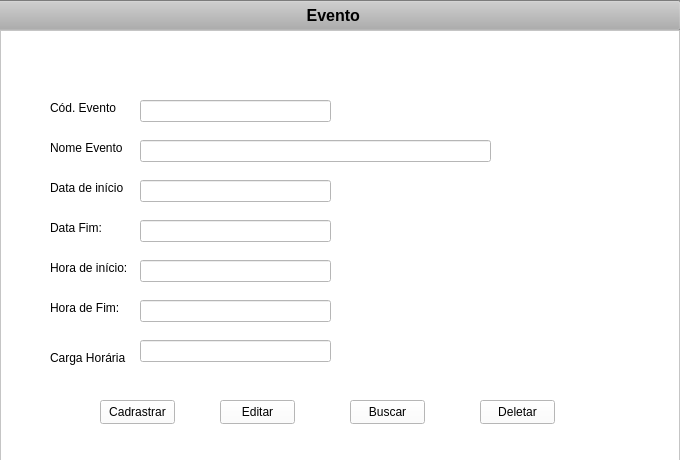
<?xml version="1.0" encoding="UTF-8"?>
<ui version="4.0">
 <class>Form</class>
 <widget class="QWidget" name="Form">
  <property name="geometry">
   <rect>
    <x>0</x>
    <y>0</y>
    <width>680</width>
    <height>460</height>
   </rect>
  </property>
  <property name="minimumSize">
   <size>
    <width>680</width>
    <height>460</height>
   </size>
  </property>
  <property name="maximumSize">
   <size>
    <width>680</width>
    <height>460</height>
   </size>
  </property>
  <property name="windowTitle">
   <string>Form</string>
  </property>
  <widget class="QFrame" name="frame_corpo">
   <property name="geometry">
    <rect>
     <x>0</x>
     <y>30</y>
     <width>680</width>
     <height>460</height>
    </rect>
   </property>
   <property name="minimumSize">
    <size>
     <width>680</width>
     <height>460</height>
    </size>
   </property>
   <property name="maximumSize">
    <size>
     <width>680</width>
     <height>460</height>
    </size>
   </property>
   <property name="styleSheet">
    <string notr="true">background-color: rgb(255, 255, 255);</string>
   </property>
   <property name="frameShape">
    <enum>QFrame::StyledPanel</enum>
   </property>
   <property name="frameShadow">
    <enum>QFrame::Raised</enum>
   </property>
   <widget class="QLabel" name="label_cod_evento">
    <property name="geometry">
     <rect>
      <x>50</x>
      <y>70</y>
      <width>71</width>
      <height>16</height>
     </rect>
    </property>
    <property name="text">
     <string>Cód. Evento</string>
    </property>
   </widget>
   <widget class="QLabel" name="label_nome_evento">
    <property name="geometry">
     <rect>
      <x>50</x>
      <y>110</y>
      <width>91</width>
      <height>16</height>
     </rect>
    </property>
    <property name="text">
     <string>Nome Evento</string>
    </property>
   </widget>
   <widget class="QLabel" name="label_data_inicio">
    <property name="geometry">
     <rect>
      <x>50</x>
      <y>150</y>
      <width>91</width>
      <height>16</height>
     </rect>
    </property>
    <property name="text">
     <string>Data de início</string>
    </property>
   </widget>
   <widget class="QLabel" name="label_data_fim">
    <property name="geometry">
     <rect>
      <x>50</x>
      <y>190</y>
      <width>51</width>
      <height>16</height>
     </rect>
    </property>
    <property name="text">
     <string>Data Fim:</string>
    </property>
   </widget>
   <widget class="QLabel" name="label_hora_inicio">
    <property name="geometry">
     <rect>
      <x>50</x>
      <y>230</y>
      <width>91</width>
      <height>16</height>
     </rect>
    </property>
    <property name="text">
     <string>Hora de início:</string>
    </property>
   </widget>
   <widget class="QLabel" name="label_hora_fim">
    <property name="geometry">
     <rect>
      <x>50</x>
      <y>270</y>
      <width>91</width>
      <height>16</height>
     </rect>
    </property>
    <property name="text">
     <string>Hora de Fim:</string>
    </property>
   </widget>
   <widget class="QLabel" name="label_carga_horaria">
    <property name="geometry">
     <rect>
      <x>50</x>
      <y>320</y>
      <width>81</width>
      <height>16</height>
     </rect>
    </property>
    <property name="text">
     <string>Carga Horária</string>
    </property>
   </widget>
   <widget class="QPushButton" name="bt_cadastrar">
    <property name="geometry">
     <rect>
      <x>100</x>
      <y>370</y>
      <width>75</width>
      <height>24</height>
     </rect>
    </property>
    <property name="text">
     <string>Cadrastrar</string>
    </property>
   </widget>
   <widget class="QPushButton" name="bt_editar">
    <property name="geometry">
     <rect>
      <x>220</x>
      <y>370</y>
      <width>75</width>
      <height>24</height>
     </rect>
    </property>
    <property name="text">
     <string>Editar</string>
    </property>
   </widget>
   <widget class="QPushButton" name="bt_buscar">
    <property name="geometry">
     <rect>
      <x>350</x>
      <y>370</y>
      <width>75</width>
      <height>24</height>
     </rect>
    </property>
    <property name="text">
     <string>Buscar</string>
    </property>
   </widget>
   <widget class="QPushButton" name="bt_deletar">
    <property name="geometry">
     <rect>
      <x>480</x>
      <y>370</y>
      <width>75</width>
      <height>24</height>
     </rect>
    </property>
    <property name="text">
     <string>Deletar</string>
    </property>
   </widget>
   <widget class="QLineEdit" name="lineEdit_cod_evento">
    <property name="geometry">
     <rect>
      <x>140</x>
      <y>70</y>
      <width>191</width>
      <height>22</height>
     </rect>
    </property>
   </widget>
   <widget class="QLineEdit" name="lineEdit_nome_evento">
    <property name="geometry">
     <rect>
      <x>140</x>
      <y>110</y>
      <width>351</width>
      <height>22</height>
     </rect>
    </property>
   </widget>
   <widget class="QLineEdit" name="lineEdit_data_inicio">
    <property name="geometry">
     <rect>
      <x>140</x>
      <y>150</y>
      <width>191</width>
      <height>22</height>
     </rect>
    </property>
   </widget>
   <widget class="QLineEdit" name="lineEdit_data_fim">
    <property name="geometry">
     <rect>
      <x>140</x>
      <y>190</y>
      <width>191</width>
      <height>22</height>
     </rect>
    </property>
   </widget>
   <widget class="QLineEdit" name="lineEdit_hora_inicio">
    <property name="geometry">
     <rect>
      <x>140</x>
      <y>230</y>
      <width>191</width>
      <height>22</height>
     </rect>
    </property>
   </widget>
   <widget class="QLineEdit" name="lineEdit_hora_fim">
    <property name="geometry">
     <rect>
      <x>140</x>
      <y>270</y>
      <width>191</width>
      <height>22</height>
     </rect>
    </property>
   </widget>
   <widget class="QLineEdit" name="lineEdit_carga_horaria">
    <property name="geometry">
     <rect>
      <x>140</x>
      <y>310</y>
      <width>191</width>
      <height>22</height>
     </rect>
    </property>
   </widget>
  </widget>
  <widget class="QFrame" name="frame_cabeca">
   <property name="geometry">
    <rect>
     <x>0</x>
     <y>0</y>
     <width>680</width>
     <height>30</height>
    </rect>
   </property>
   <property name="minimumSize">
    <size>
     <width>680</width>
     <height>30</height>
    </size>
   </property>
   <property name="styleSheet">
    <string notr="true">background-color: rgb(173, 173, 173);</string>
   </property>
   <property name="frameShape">
    <enum>QFrame::StyledPanel</enum>
   </property>
   <property name="frameShadow">
    <enum>QFrame::Raised</enum>
   </property>
   <widget class="QPushButton" name="bt_evento">
    <property name="geometry">
     <rect>
      <x>-10</x>
      <y>0</y>
      <width>691</width>
      <height>31</height>
     </rect>
    </property>
    <property name="font">
     <font>
      <pointsize>12</pointsize>
      <bold>true</bold>
     </font>
    </property>
    <property name="text">
     <string>Evento </string>
    </property>
   </widget>
  </widget>
 </widget>
 <resources/>
 <connections/>
</ui>
